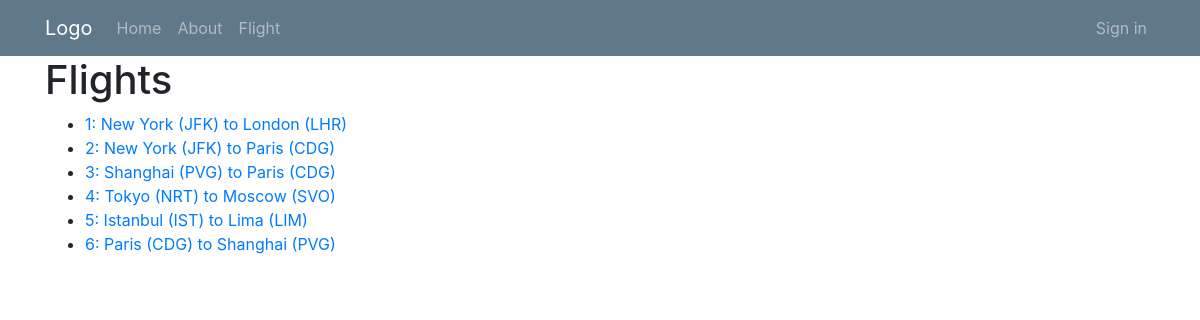
The app's page /flights/ with its own data.
### flights/models.py (models this page shows, shortened)
class Flight(models.Model):
    origin = models.ForeignKey(
        Airport, on_delete=models.CASCADE, related_name='departures')
    destination = models.ForeignKey(
        Airport, on_delete=models.CASCADE, related_name='arrival')
    duration = models.IntegerField()

class Airport(models.Model):
    code = models.CharField(max_length=3)
    city = models.CharField(max_length=65)
    def __str__(self):
        return f'{self.city} ({self.code})'

### flights/views.py (the view)
# urls.py: path('', views.index, name='index'),
def index(request):
    context = {
        'flights': Flight.objects.all()
    }
    return render(request, 'index.html', context)

### templates/flights/index.html
{% extends 'layout.html' %}
{% block content %}
<h1>Flights</h1>
<ul>
    {% for flight in flights %}
    <li>
        <a href="{% url 'flight' flight.id %}">{{flight.id}}: {{flight.origin}} to {{flight.destination}}</a>
    </li>
    {% endfor %}
</ul>
{% endblock %}

### static/style.css (style rules this page uses)
body { background: #fafafa; color: #333333; margin-top: 5rem; }

### records on screen
Flight: id "1", origin "New York (JFK)", destination "London (LHR)"
Flight: id "2", origin "New York (JFK)", destination "Paris (CDG)"
Flight: id "3", origin "Shanghai (PVG)", destination "Paris (CDG)"
Flight: id "4", origin "Tokyo (NRT)", destination "Moscow (SVO)"
Flight: id "5", origin "Istanbul (IST)", destination "Lima (LIM)"
Flight: id "6", origin "Paris (CDG)", destination "Shanghai (PVG)"
